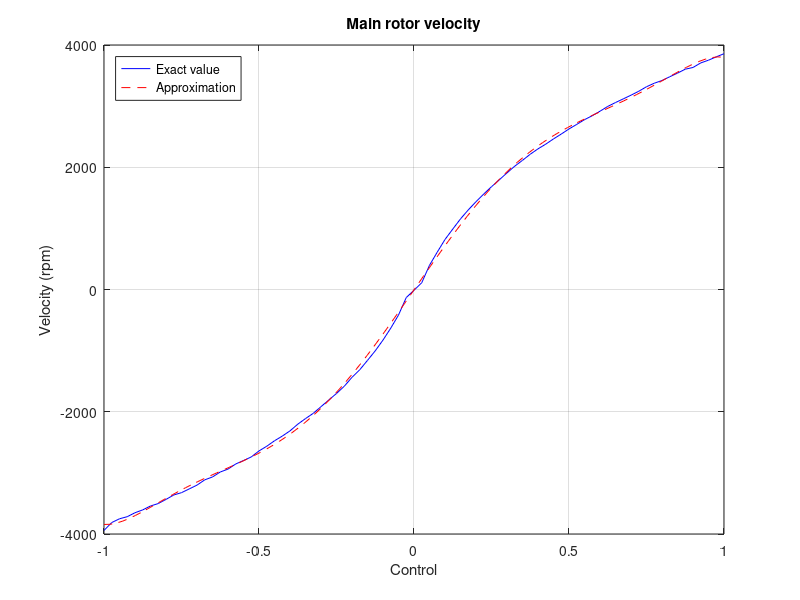
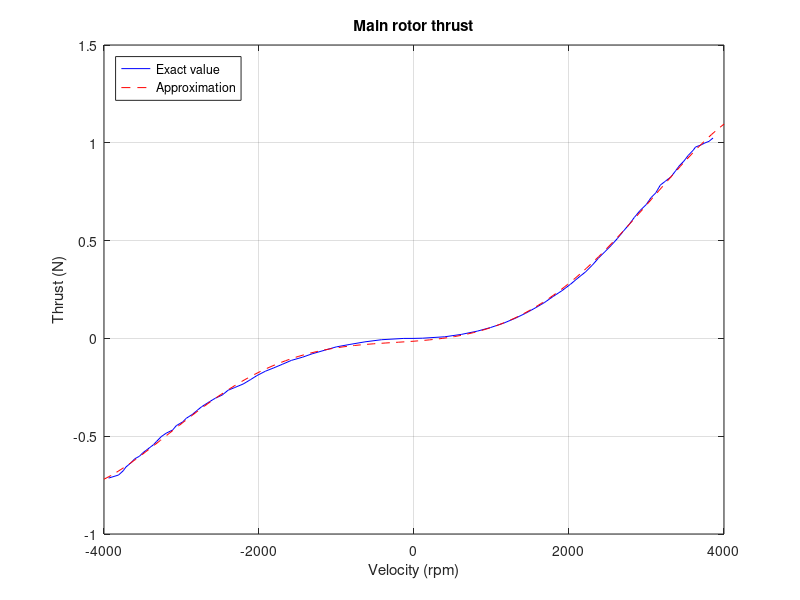
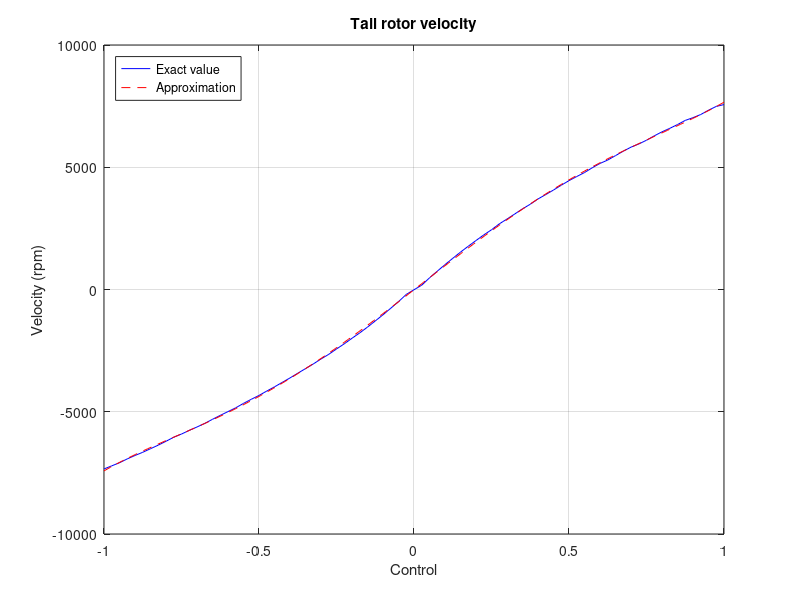
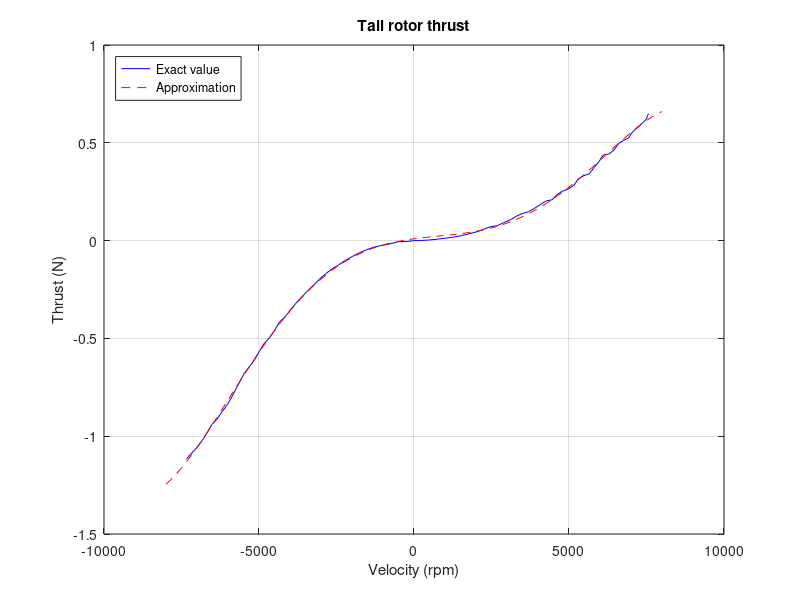

MATLAB code for these plots, in order:
% Polynomial approximation of the TRAS thrust characteristics

load tras_char.mat

% Main rotor thrust characteristics
p1 = polyfit(control_p,rpm_p,7);
p2 = polyfit(rpm_p,force_p,5);

figure(1)
x = linspace(-1,1,100);
y = polyval(p1,x);
plot(control_p,rpm_p,'b-',x,y,'r--'), grid
xlabel('Control')
ylabel('Velocity (rpm)')
title('Main rotor velocity')
legend('Exact value','Approximation','Location', 'NorthWest')

figure(2)
x = linspace(-4000,4000,100);
y = polyval(p2,x);
plot(rpm_p,force_p,'b-',x,y,'r--'), grid
xlabel('Velocity (rpm)')
ylabel('Thrust (N)')
title('Main rotor thrust')
legend('Exact value','Approximation','Location', 'NorthWest')

u_v_nom = 0.3;
omega_v_nom = polyval(p1,u_v_nom)
der_p1 = polyder(p1);
der_p2 = polyder(p2);
k_H_v_nom = polyval(der_p1,u_v_nom)
k_F_v_nom = polyval(der_p2,omega_v_nom)

% Tail rotor thrust characteristics
p3 = polyfit(control_a,rpm_a,5);
p4 = polyfit(rpm_a,force_a,5);

figure(3)
x = linspace(-1,1,100);
y = polyval(p3,x);
plot(control_a,rpm_a,'b-',x,y,'r--'), grid
xlabel('Control')
ylabel('Velocity (rpm)')
title('Tail rotor velocity')
legend('Exact value','Approximation','Location', 'NorthWest')

figure(4)
x = linspace(-8000,8000,100);
y = polyval(p4,x);
plot(rpm_a,force_a,'b-',x,y,'r--'), grid
xlabel('Velocity (rpm)')
ylabel('Thrust (N)')
title('Tail rotor thrust')
legend('Exact value','Approximation','Location', 'NorthWest')

u_h_nom = 0;
omega_h_nom = 0;
der_p3 = polyder(p3);
der_p4 = polyder(p4);
k_H_h_nom =  polyval(der_p3,u_h_nom)
k_F_h_nom =  polyval(der_p4,omega_h_nom)